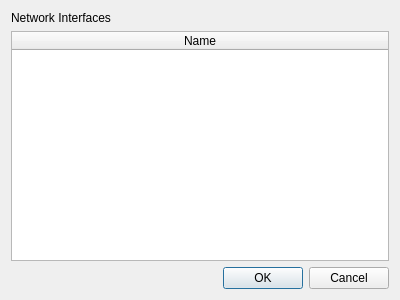
<?xml version="1.0" encoding="UTF-8"?>
<ui version="4.0">
 <class>Dialog</class>
 <widget class="QDialog" name="Dialog">
  <property name="geometry">
   <rect>
    <x>0</x>
    <y>0</y>
    <width>400</width>
    <height>300</height>
   </rect>
  </property>
  <property name="windowTitle">
   <string>Select Interface to Capture</string>
  </property>
  <layout class="QVBoxLayout" name="verticalLayout">
   <item>
    <widget class="QLabel" name="label">
     <property name="text">
      <string>Network Interfaces</string>
     </property>
    </widget>
   </item>
   <item>
    <widget class="QTableWidget" name="tableWidgetInterface">
     <property name="editTriggers">
      <set>QAbstractItemView::NoEditTriggers</set>
     </property>
     <property name="alternatingRowColors">
      <bool>true</bool>
     </property>
     <property name="selectionMode">
      <enum>QAbstractItemView::SingleSelection</enum>
     </property>
     <property name="selectionBehavior">
      <enum>QAbstractItemView::SelectRows</enum>
     </property>
     <property name="sortingEnabled">
      <bool>true</bool>
     </property>
     <attribute name="horizontalHeaderStretchLastSection">
      <bool>true</bool>
     </attribute>
     <column>
      <property name="text">
       <string>Name</string>
      </property>
     </column>
    </widget>
   </item>
   <item>
    <widget class="QDialogButtonBox" name="buttonBox">
     <property name="orientation">
      <enum>Qt::Horizontal</enum>
     </property>
     <property name="standardButtons">
      <set>QDialogButtonBox::Cancel|QDialogButtonBox::Ok</set>
     </property>
    </widget>
   </item>
  </layout>
 </widget>
 <resources/>
 <connections>
  <connection>
   <sender>buttonBox</sender>
   <signal>accepted()</signal>
   <receiver>Dialog</receiver>
   <slot>accept()</slot>
   <hints>
    <hint type="sourcelabel">
     <x>248</x>
     <y>254</y>
    </hint>
    <hint type="destinationlabel">
     <x>157</x>
     <y>274</y>
    </hint>
   </hints>
  </connection>
  <connection>
   <sender>buttonBox</sender>
   <signal>rejected()</signal>
   <receiver>Dialog</receiver>
   <slot>reject()</slot>
   <hints>
    <hint type="sourcelabel">
     <x>316</x>
     <y>260</y>
    </hint>
    <hint type="destinationlabel">
     <x>286</x>
     <y>274</y>
    </hint>
   </hints>
  </connection>
 </connections>
</ui>
